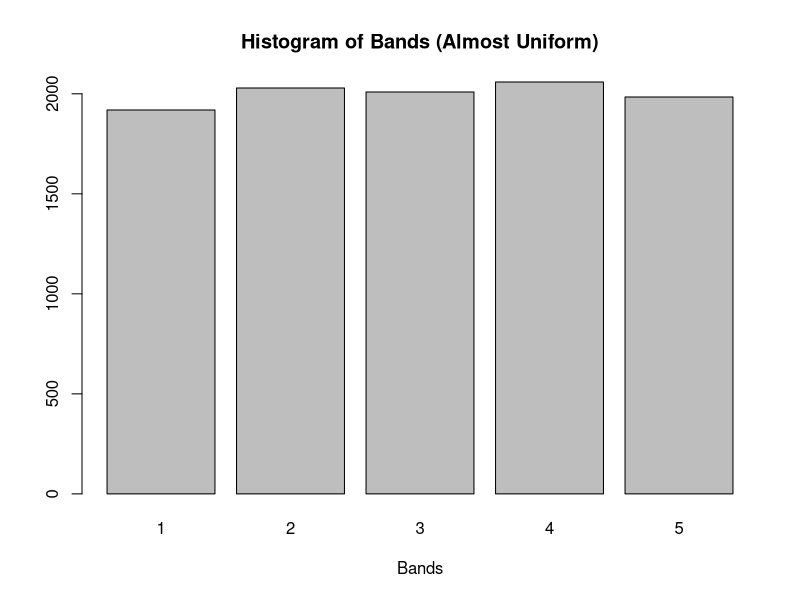
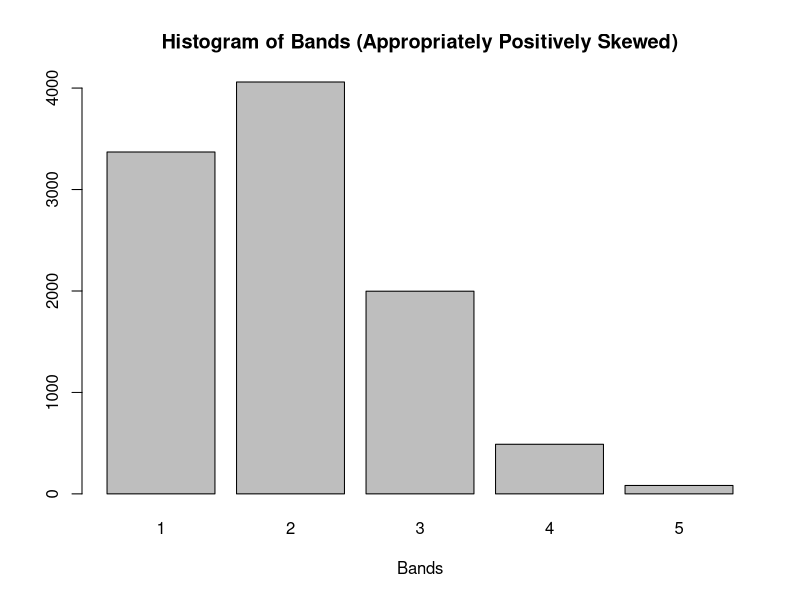
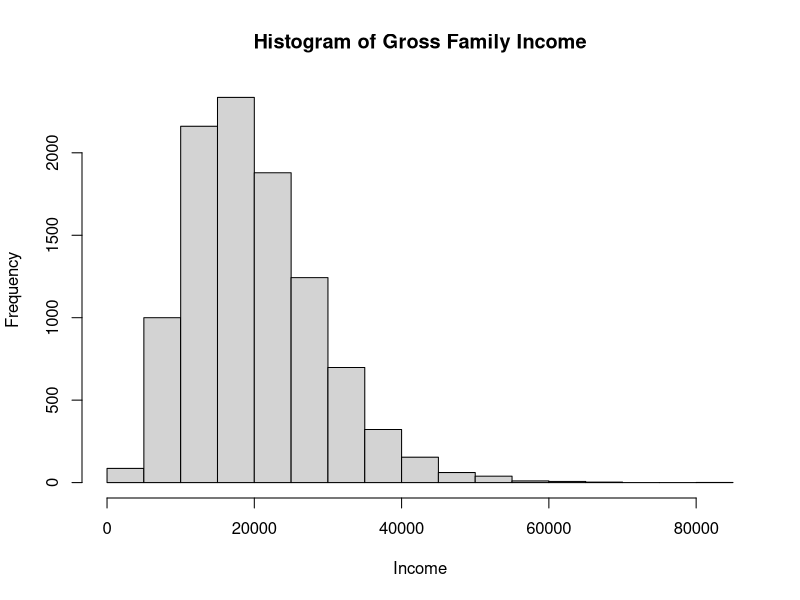
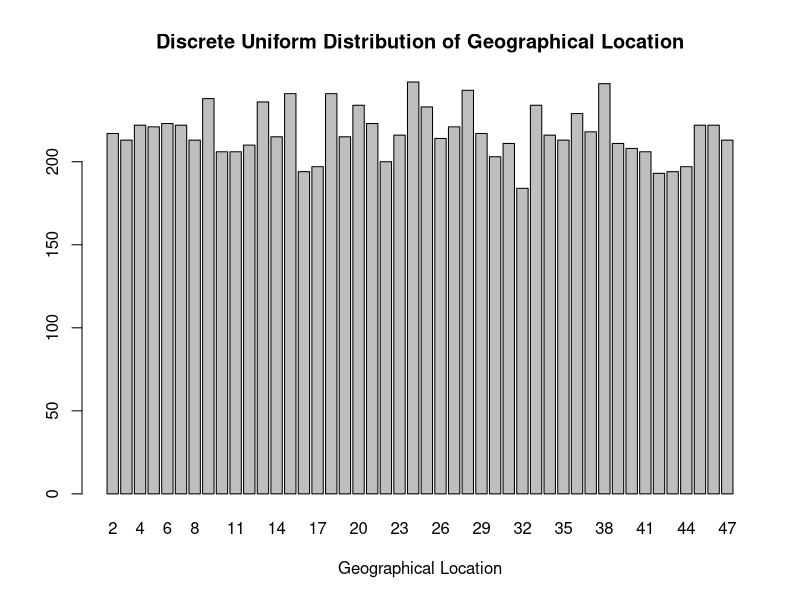
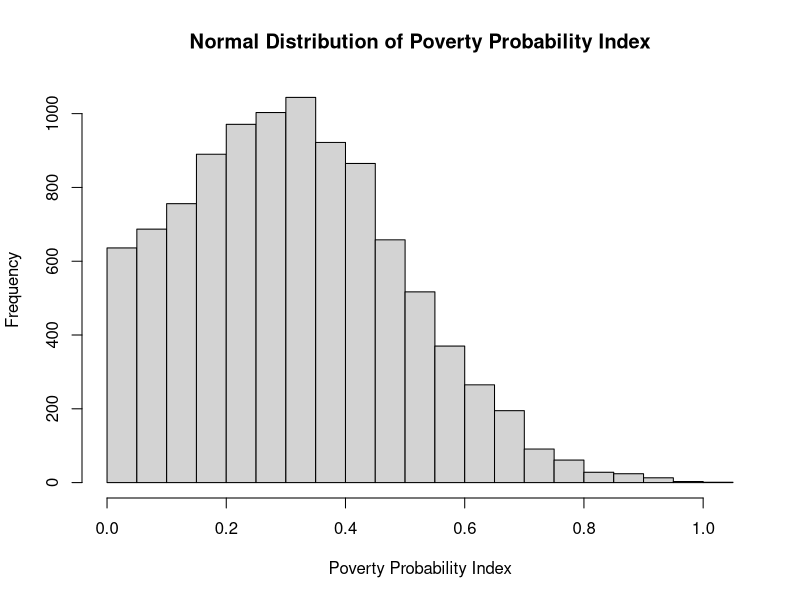
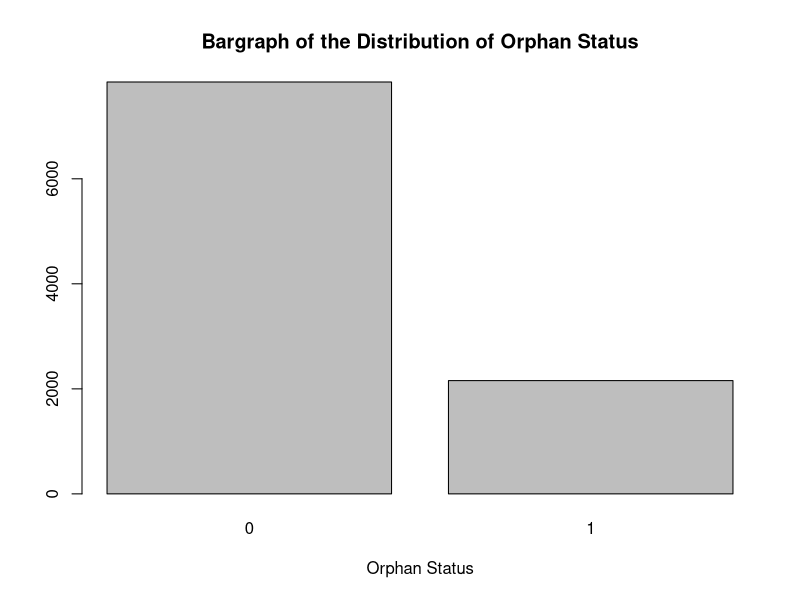
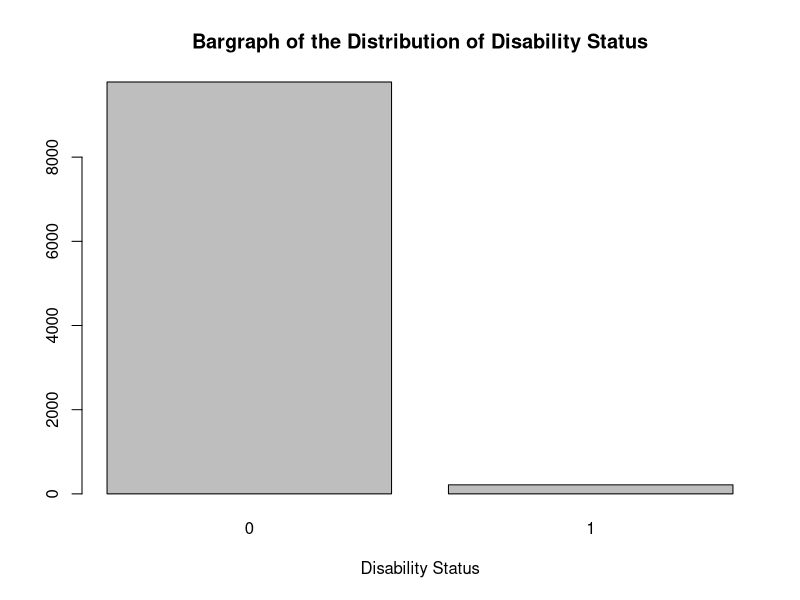
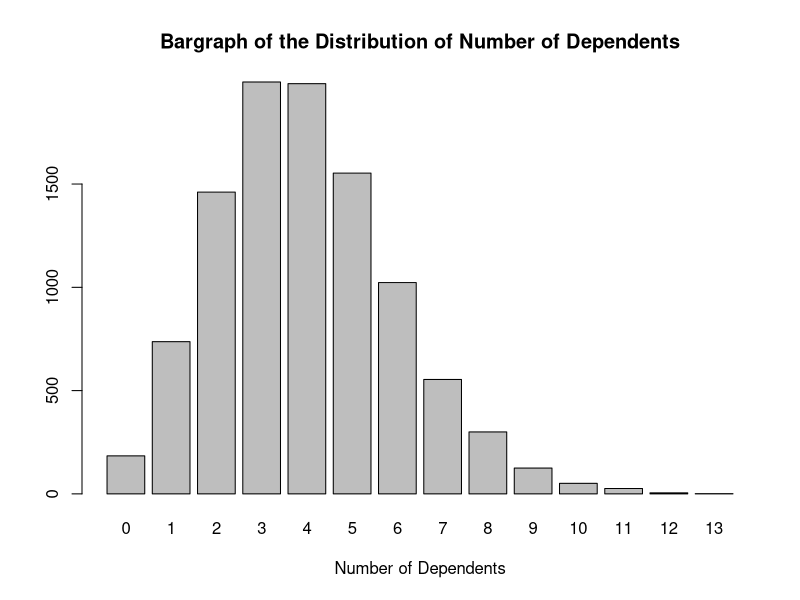

These charts were generated, in order, by the following R code: (Note: this script raises an error after producing the figures.)
## ---- chunk 1

knitr::opts_chunk$set(warning = FALSE,
                      message = FALSE)

## ---- chunk 2

# generate 5 bands via multinomial distribution with equal probabilities
set.seed(44)
sample1 <- rmultinom(n = 1,
                     size = 10000,
                     prob = rep(1/5, 5)) |> 
  as.data.frame() |>
  dplyr::mutate(Counts = dplyr::row_number()) |>
  dplyr::rename(Summary = V1)

# expand the Counts by Summary
sample2 <- rep(sample1$Counts, sample1$Summary)

# visualize results
barplot(table(sample2), xlab  = "Bands", main = "Histogram of Bands (Almost Uniform)")

## ---- chunk 3

# generate probabilities via 5 binomial trails with p = 1/5
# 1 is added to remove band 0 and introduce band 5
set.seed(44)
prob <- prop.table(table(rbinom(n = 10000, size = 5, prob = 1/5) + 1)) 

# generate 5 bands via multinomial distribution
set.seed(44)
sample1 <- rmultinom(n = 1,
                     size = 10000,
                     prob = prob) |> 
  as.data.frame() |>
  dplyr::mutate(Counts = dplyr::row_number()) |>
  dplyr::rename(Summary = V1)

# expand the Counts by Summary
sample2 <- rep(sample1$Counts, sample1$Summary)

barplot(table(sample2),  xlab  = "Bands", main = "Histogram of Bands (Appropriately Positively Skewed)")

## ---- chunk 4

set.seed(44)
hist(rnbinom(n = 10000, size = 5, mu = 20000),  xlab  = "Income", main = "Histogram of Gross Family Income")

## ---- chunk 5

set.seed(44)
barplot(table(ceiling(runif(n = 10000, min = 1,  max = 47))), xlab  = "Geographical Location", main = "Discrete Uniform Distribution of Geographical Location")

## ---- chunk 6

set.seed(44)
hist(abs(rnorm(n = 10000, mean = 0.3, sd = 0.2)), xlab  = "Poverty Probability Index", main = "Normal Distribution of Poverty Probability Index")

## ---- chunk 7

set.seed(44)
barplot(table(rbinom(n = 10000, size = 1, prob = 0.222)), xlab  = "Orphan Status", main = "Bargraph of the Distribution of Orphan Status")

## ---- chunk 8

set.seed(44)
barplot(table(rbinom(n = 10000, size = 1, prob = 0.022)), xlab  = "Disability Status", main = "Bargraph of the Distribution of Disability Status")

## ---- chunk 9

set.seed(44)
barplot(table(rpois(n = 10000, lambda = 4)), xlab  = "Number of Dependents", main = "Bargraph of the Distribution of Number of Dependents")

## ---- chunk 10

set.seed(44)
hist(abs(rnorm(n = 10000, mean = 500000, sd = 50000)), xlab  = "Program Costs", main = "Histogram of Distribution of Program Costs (KES)")

## ---- chunk 11

# declare probabilities (values gotten from existing literature)
prob <- c(0.49, 0.50, 0.01)

# generate 3 outcomes via multinomial distribution
set.seed(44)
sample1 <- rmultinom(n = 1,
                     size = 10000,
                     prob = prob) |> 
  as.data.frame() |>
  dplyr::mutate(Counts = dplyr::row_number()) |>
  dplyr::rename(Summary = V1)
  
# expand Counts by Summary
sample2 <- rep(sample1$Counts, sample1$Summary)

barplot(table(sample2), xlab  = "Gender", main = "Bargraph of Gender")
          
## ---- chunk 12

# load packages
library(here)
library(tidyverse)

## ---- chunk 13
# table display setup
#| label: tbl-simulated_data .striped .hover .primary .bordered
#| tbl-cap: "Simulated data"
#| tbl-cap-location: bottom 

### bands
# generate probabilities via 5 binomial trials with p = 1/5
# 1 is added to remove band 0 and introduce band 5
set.seed(44)
prob_bands <- prop.table(table(rbinom(n = 10000, size = 5, prob = 1/5) + 1)) 

# generate 5 bands via multinomial distribution
set.seed(44)
bands1 <- rmultinom(n = 1,
                     size = 10000,
                     prob = prob_bands) |> 
  as.data.frame() |>
  dplyr::mutate(Counts = dplyr::row_number()) |>
  dplyr::rename(Summary = V1)

# expand the Counts by Summary
bands2 <- rep(bands1$Counts, bands1$Summary)


### gender
# declare probabilities (values gotten from existing literature)
prob_gender <- c(0.49, 0.50, 0.01)

# generate 3 outcomes via multinomial distribution
set.seed(44)
gender1 <- rmultinom(n = 1,
                     size = 10000,
                     prob = prob_gender) |> 
  as.data.frame() |>
  dplyr::mutate(Counts = dplyr::row_number()) |>
  dplyr::rename(Summary = V1)
  
# expand Counts by Summary
gender2 <- rep(gender1$Counts, gender1$Summary)

### wrap everything up in a data-frame
# for reproducibility
set.seed(44)
simulated_data <- data.frame(
  
  # sorting is necessary 
  Bands = sort(as.ordered(bands2), decreasing = FALSE),
  
  # sorting is necessary
  GrossFamilyIncome = sort(rnbinom(n = 10000,
                                   size = 5,
                                   mu = 20000), decreasing = FALSE),
  
  GeographicalLocation = as.factor(ceiling(runif(n = 10000,
                                                 min = 1,
                                                 max = 47))),
  
  # sorting is necessary
  PovertyProbabilityIndex = sort(abs(rnorm(n = 10000,
                                      mean = 0.3,
                                      sd = 0.2)), decreasing = TRUE),
  
  Orphans = as.factor(rbinom(n = 10000,
                             size = 1,
                             prob = 0.222)),
  
  Disability = as.factor(rbinom(n = 10000,
                                size = 1,
                                prob = 0.022)), 
  
  NumberOfDependents = rpois(n = 10000,
                             lambda = 4),
  
  ProgramCostsKES = abs(rnorm(n = 10000,
                              mean = 500000,
                              sd = 50000)),
  
  Gender = as.factor(gender2)
)

# view data (printed on your browser)
knitr::kable(head(x = simulated_data, n = 5))

## ---- chunk 14

# write data to disc
write.csv(x = simulated_data, row.names = FALSE, file = here::here("./Data/simulated_data.csv"))
saveRDS(object = simulated_data, file = here::here("./Data/simulated_data.rds"))

